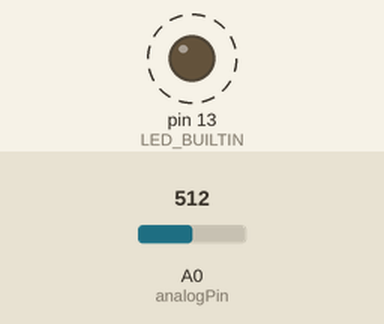
This sketch was run on a simulated Arduino Uno, built with avr-gcc and run on an emulated ATmega328P. Shown: output pins drawn as LEDs (lit = HIGH). Dashed ring = blinking. The inputs (shaded band) are chosen by the test bench; at power-on: A0 (analogPin) = 512. Random numbers use the default seed unless the sketch sets one; what the sketch prints to the serial monitor is not drawn.

Above: at 1.05 s.
1.3 s: A0 (analogPin) set to 0
Timing chart, 0 to 4.3 s (numbered marks = the images above; inputs shaded):
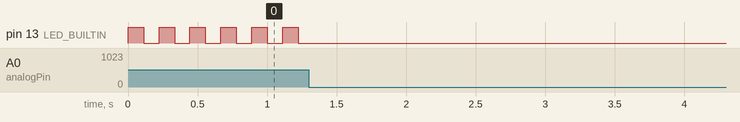

Measured:
- after the input at 1.3 s, every drawn part: stays the same
- by itself, pin 13 (LED_BUILTIN): alternates HIGH for 0.11 s and LOW for 0.11 s

The sketch:

SerialAnalogWires.ino
```cpp
long randNumber;
int analogPin = 0;     // Where to connect the first end of the wire
int val = 0;         // The variable to store if the wire is connected
int lastval = 0; // this is the last value buffer used later for some nice random number logic :3


void setup()

{
  Serial.begin(9600);              // Lets setup the serial
  val = analogRead(analogPin);
  pinMode(LED_BUILTIN, OUTPUT);
  randomSeed(analogRead(0));
}


void loop()
                    {
  val = analogRead(analogPin); // if we dont get a solid analog input well just call it a day
  if (val > 0) {

          val = analogRead(analogPin); // we store the output of analogRead from pin 0
            lastval = analogRead(analogPin); // we save the value for a second
                Serial.println("\n"); // we print a newline
            Serial.println("Please connect the cables :3"); // and we prompt to connect the cables


            Serial.print("Analog reports: "); // lets print what the analog reports just for fun
            Serial.print(val); // we print (val) wich is analogRead 0´s value
            Serial.println("!"); // why not?
            Serial.println("\n"); // and a newline


            digitalWrite(LED_BUILTIN, HIGH); // flash
            delay(111);
            digitalWrite(LED_BUILTIN, LOW); // the
            delay(111);
            digitalWrite(LED_BUILTIN, HIGH); // damn
            delay(111);
            digitalWrite(LED_BUILTIN, LOW); // lights
            delay(111);
            digitalWrite(LED_BUILTIN, HIGH); // faster
            delay(111);
            digitalWrite(LED_BUILTIN, LOW); // than
            delay(111);
            digitalWrite(LED_BUILTIN, HIGH); // light
            delay(111);
            digitalWrite(LED_BUILTIN, LOW); // dammit
            delay(111);
            digitalWrite(LED_BUILTIN, HIGH);
            delay(111);
            digitalWrite(LED_BUILTIN, LOW);
            delay(111);
            digitalWrite(LED_BUILTIN, HIGH);
            delay(111);
            digitalWrite(LED_BUILTIN, LOW);
          delay(2000);


}
  else {
    val = analogRead(analogPin); // if we get a solid input well proudly show it

    Serial.println("\n"); // Print
    Serial.println("\n"); // a
    Serial.println("\n"); // whole
    Serial.println("\n"); // bunch
    Serial.println("\n"); // of
    Serial.println("\n"); // newlines
    Serial.println("\n"); // to
    Serial.println("\n"); // get
    Serial.println("\n"); // clearer
    Serial.println("\n"); // output
    Serial.println("\n"); // thats
    Serial.println("\n"); // all
    Serial.println("\n"); // for
    Serial.println("\n"); // tonight
    Serial.println("\n"); // folks
    Serial.println("\n"); // :3
    Serial.println("\n");
    Serial.println("\n");
    Serial.println("\n");
    Serial.println("\n");
    Serial.println("\n");
    Serial.println("\n");
    Serial.println("\n");
    Serial.println("\n");
    Serial.println("\n");
    Serial.println("\n");
    Serial.println("\n");
    Serial.println("\n");
    Serial.println("\n");
    Serial.println("\n");
    Serial.println("\n");
    Serial.println("\n");


    delay(100); // wait 100ms for fun

   digitalWrite(LED_BUILTIN, LOW); // turn on led

  Serial.print("Analog reports: ");
  Serial.print(val);  // print the analogs value.

  Serial.print("\n"); // newline again

  randNumber = random(100, 1000); // lets get a random number for fun
  int a = randNumber;
  int b = lastval;
  int  sum = a + b; // lets sum the two variables and get nice results

  Serial.println("Heres your random number:  ");
  Serial.println(sum); // print that number already :3


  Serial.print("\n");
  Serial.println("You did it!"); // gongratz <3


  delay(100000000); // stop execution since were done here
  }
}


// This all for a school demo. Maybe.
```
